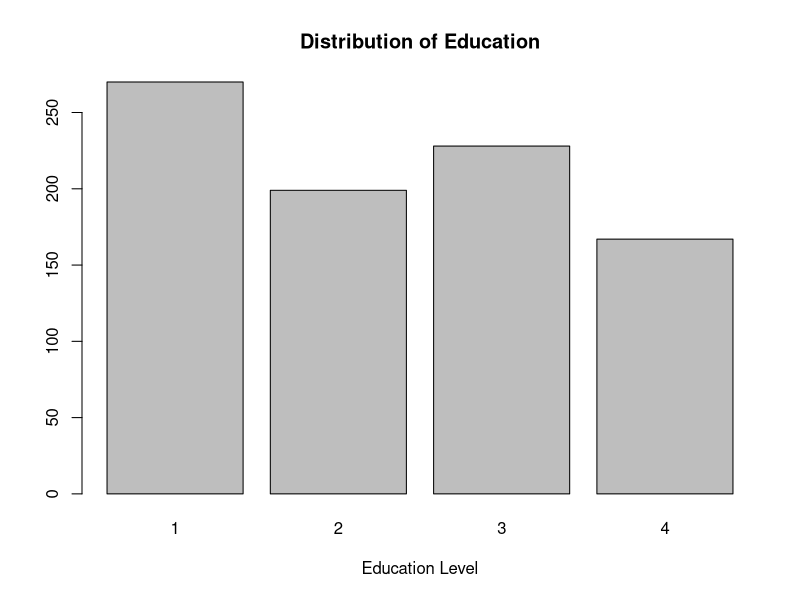
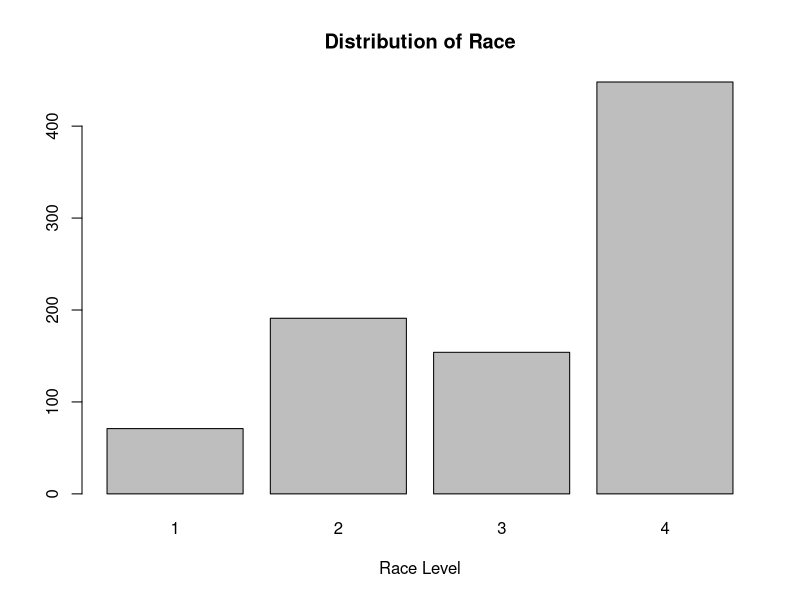
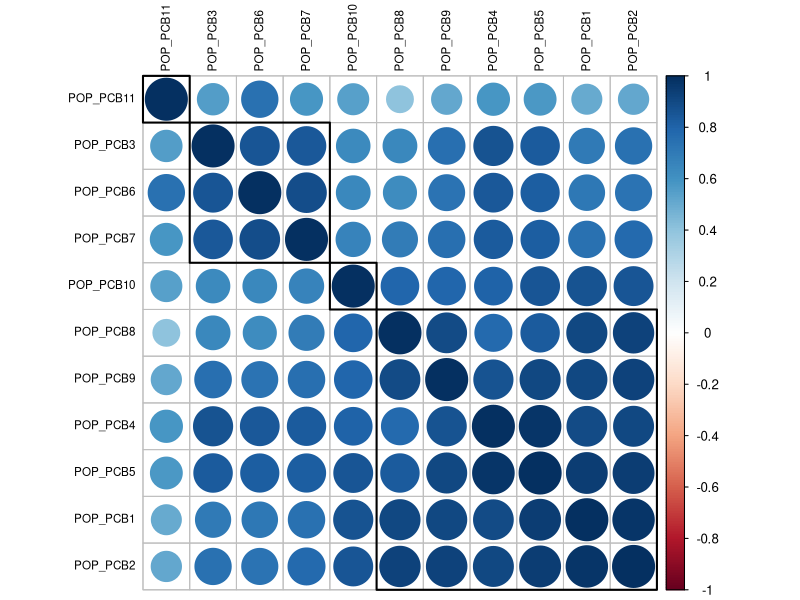
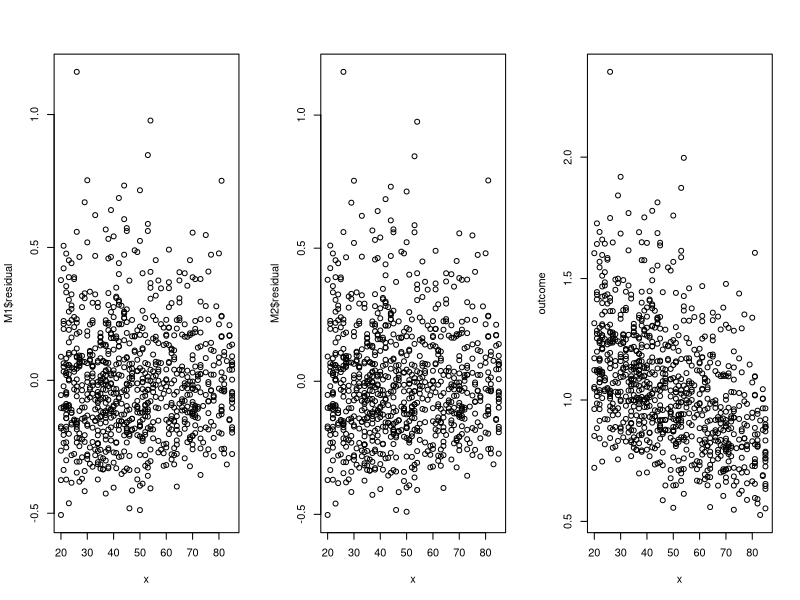
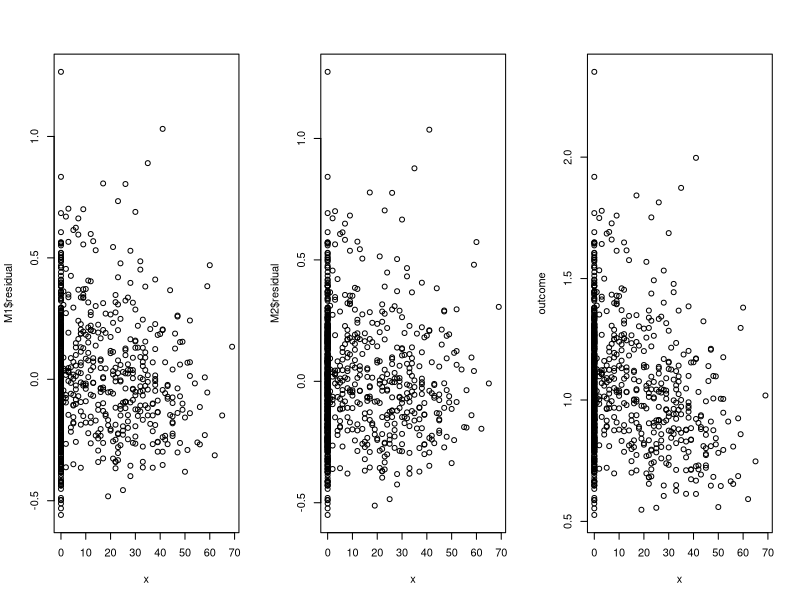
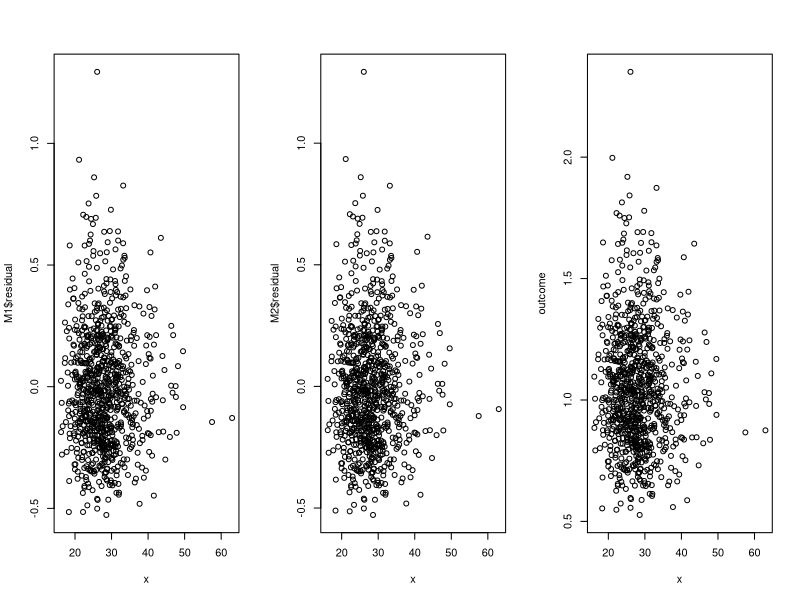
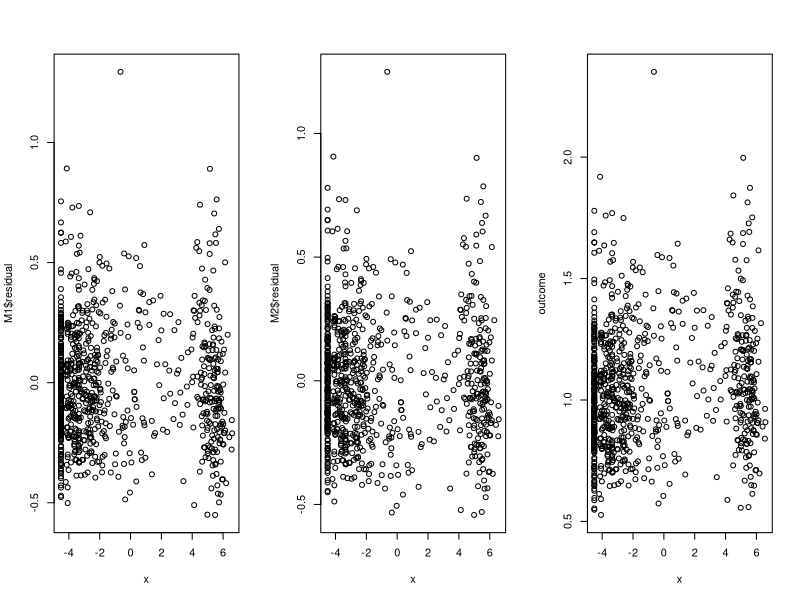
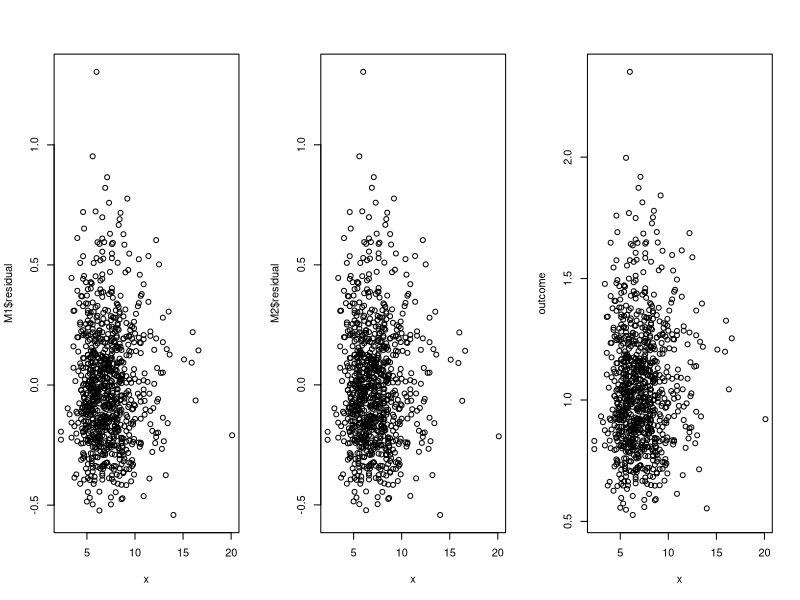

Here is the R script that generated these plots, in order:
## ---- chunk 1
knitr::opts_chunk$set(echo = TRUE)
## ---- chunk 2
# CHANGE ABSOLUTE PATH
# setwd("~/Desktop/stat341/R331project/data")
# setwd("~/School/4A/STAT 331/R331project/data")
setwd("~/Desktop/R331project/data")

pollutants <- read.csv("pollutants.csv", header = TRUE)
head(pollutants)
## ---- chunk 3
names(pollutants)
## ---- chunk 4
# 1 = Less Than 9th Grade or 9-11th Grade (Includes 12th grade with no diploma) 
# 2 = High School Grad/GED or Equivalent
# 3 = Some College or AA degree
# 4 = College Graduate

edu_factor=as.factor(pollutants$edu_cat)
plot(edu_factor, 
     main="Distribution of Education",
     xlab="Education Level")

# 1 = Other Race (Including Multi-Racial);
# 2 = Mexican American; 
# 3 = Non-Hispanic Black; 
# 4 = Non-Hispanic White

race_factor=as.factor(pollutants$race_cat)
plot(race_factor, 
     main="Distribution of Race",
     xlab="Race Level")
## ---- chunk 5
# Estella's work 1
library(corrplot)
library(ggplot2)

summary(pollutants)
POP_PCB = c("POP_PCB1", "POP_PCB2","POP_PCB3", "POP_PCB4","POP_PCB5", "POP_PCB6","POP_PCB7", "POP_PCB8","POP_PCB9", "POP_PCB10", "POP_PCB11")
POP_PCB_data <- pollutants [, POP_PCB]
cc = cor(POP_PCB_data , method = "spearman")

# cluster my POP_PCB so that those with similar patterns of correlation coefficients are closer together. 
corrplot(cc, tl.col = "black", order = "hclust", hclust.method = "average", addrect = 4, tl.cex = 0.7)
#https://jkzorz.github.io/2019/06/11/Correlation-heatmaps.html
## ---- chunk 6
# Estella's work 3
f <- as.formula((paste("length", paste("(", paste(POP_PCB, collapse = " + "), ")^2"), sep = " ~")))
m <- lm(f, data = pollutants)
summary(m)
## ---- chunk 7
# Judy's work Part 1
# testing non-linearity in SLR
# if for any covariate, residual vs x for M1 has a pattern and
# residual vs x for M2 seems random, then y has a nonlinear
# relationship with with x.
# M1: fitting y to x
# M2: fitting y to x^2

par(mfrow=c(1, 3))
outcome <- pollutants$length
check <- function(x) {
  M1 <- lm(outcome ~ x)
  print(paste("residual for M1: ", sigma(M1)))
  M2 <- lm(outcome ~ x + I(x^2))
  print(paste("residual for M2: ", sigma(M2)))
  plot(x, M1$residual)
  plot(x, M2$residual)
  plot(x, outcome)
}
list <- list(pollutants$ageyrs, pollutants$yrssmoke,
             pollutants$BMI, pollutants$ln_lbxcot,
             pollutants$whitecell_count, pollutants$lymphocyte_pct, 
             pollutants$monocyte_pct, pollutants$eosinophils_pct, 
             pollutants$basophils_pct, pollutants$neutrophils_pct)
for (column in list) {
  check(column)
}
  
## ---- chunk 8
# Judy's work Part 2
# testing non-linearity in MLR
library(car)
M <- lm (length ~ ., data=pollutants)
avPlots(M)
